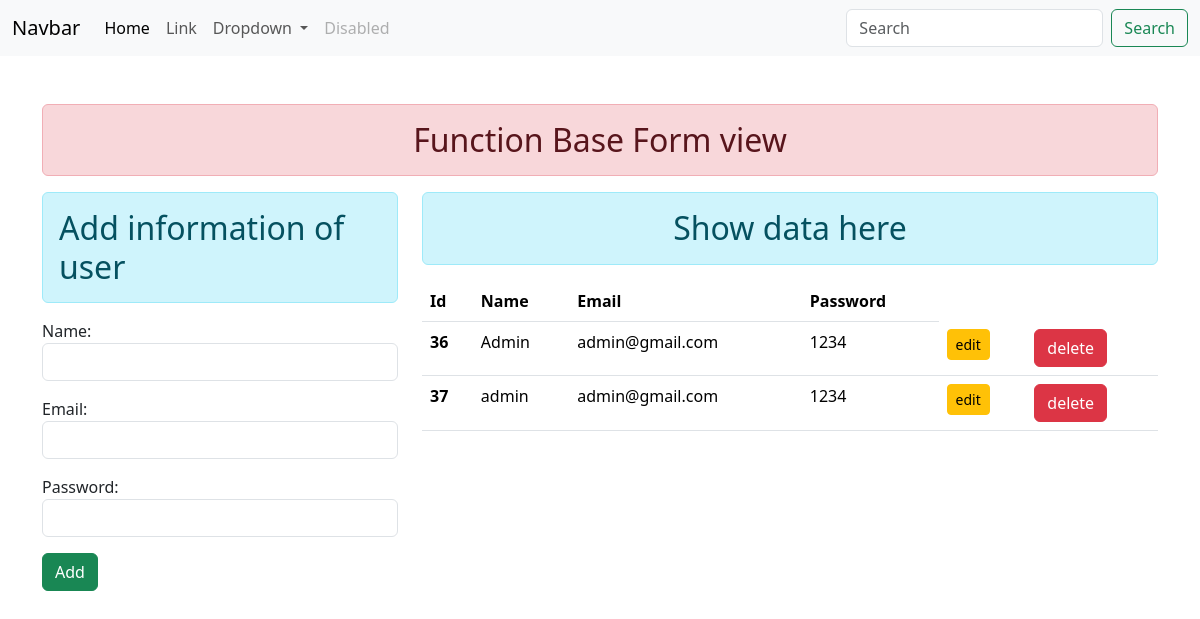
Screenshot of /view/ with the database file from the repository.
### crudstart/models.py (models this page shows)
class User(models.Model):
    name=models.CharField(max_length=100)
    email=models.EmailField(max_length=30)
    password=models.CharField(max_length=50)

### crudstart/views.py (the view)
# urls.py: path('view/',addshow,name="addshow"),
def addshow(request):
    if request.method=='POST':
        fo=UserRegistration(request.POST)
        if fo.is_valid():
            fo.save()
            fo=UserRegistration()
    else:
        fo=UserRegistration()
    regr=User.objects.all()
    return render(request,'addandshow.html', {'fobj':fo,'regs':regr} )

### crudstart/form.py
class UserRegistration(forms.ModelForm):
    class Meta:
        model=User
        fields='__all__'
        widgets={
        'name': forms.TextInput( attrs= {'class':'form-control'}),
        'email': forms.TextInput(attrs= {'class':'form-control'}),
        'password': forms.PasswordInput(render_value=True,attrs= {'class':'form-control'}),
         }

### crudstart/templates/addandshow.html (shortened to what this page needs)
{%extends 'base.html'%}
{% block content %}
<div class="row">
    <div class="col-sm-4">
        <h2 class="text-align-center alert alert-info">Add information of user</h2>
        <form action="{%url 'addshow'%}" method="POST">
        {{fobj.as_p}}
        <input type="submit" class="btn btn-success" value="Add">
        </form>
    </div>
    <div class="col-sm-8">
        <h2 class="text-center alert alert-info">Show data here</h2>
        {%if regs %}
        <table class="table table-hover">
            <thead>
                <tr>
                    <th class="col">Id</th>
                    <th class="col">Name</th>
                    <th class="col">Email</th>
                    <th class="col">Password</th>
                </tr>
            </thead>
            <tbody>
                {%for reg in regs%}
                <tr>
                    <th scope="row">{{reg.id}}</th>
                    <td>{{reg.name}}</td>
                    <td>{{reg.email}}</td>
                    <td>{{reg.password}}</td>
                    <td><a href="{% url 'updatedata' reg.id %}" class="btn btn-warning btn-sm">edit</a></td>
                    <td>
                        <form action="{% url 'deletedata' reg.id %}" method="post" class="d-line">{%csrf_token%}
                          <input type="submit" name="submit" class="btn btn-danger" value="delete"/>
                        </form>
                    </td>
                </tr>
                {%endfor%}
            </tbody>
        </table>
        {% else %}
        <h3>no record available</h3>
        {% endif %}
    </div>
</div>
{%endblock content%}

### rows the page displays
User: id "36", name "Admin", email "admin@gmail.com", password "1234"
User: id "37", name "admin", email "admin@gmail.com", password "1234"
